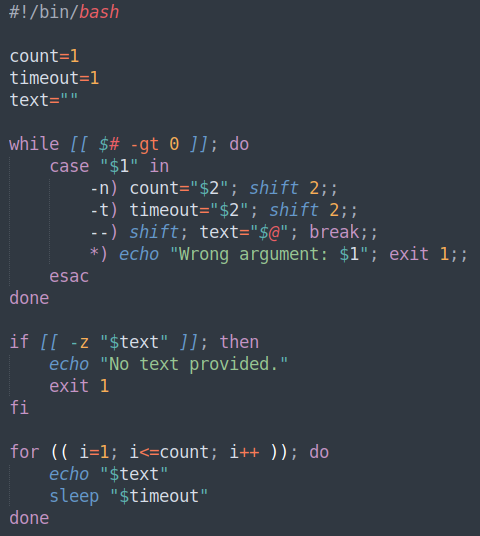
#> input picture 3/container.png, 480 x 536 px
$ python main.py
#> lines starting #> are read from the running program, lines starting #| are printed output that depends on the picture; long printed decimals are rounded
### 3/modules.py
# steg_module.py
import numpy as np
import cv2
from math import ceil

def compute_maxD(original, stego):
    """
    Вычисляет максимальное абсолютное отклонение (μ_maxD)
    между оригинальным изображением и стего-изображением.
    """
    return np.max(np.abs(original.astype(np.float64) - stego.astype(np.float64)))

def compute_mse(original, stego):
    """
    Вычисляет среднюю квадратическую ошибку (MSE, μ_MSE)
    между оригинальным и стего-изображением.
    """
    mse = np.mean((original.astype(np.float64) - stego.astype(np.float64)) ** 2)
    return mse

def compute_lp_norm(original, stego, p=4):
    """
    Вычисляет норму Минковского (μ_{L_p}) между оригинальным и стего, по формуле:

        μ_{L_p}(I, Ĩ) = ( (1/(W·H)) * Σ |I(x,y) - Ĩ(x,y)|^p )^(1/p)

    По умолчанию p=4, можно передавать другие значения p (например, 2).
    """
    diff = original.astype(np.float64) - stego.astype(np.float64)
    diff_p = np.abs(diff) ** p
    mean_diff_p = np.mean(diff_p)
    return mean_diff_p ** (1.0 / p)

def embed_data_brindox(container_img, secret_data, key=1234):
    """
    Встраивает секретные данные в изображение с использованием
    псевдослучайной перестановки пикселей (вариант алгоритма Брайндокса).

    Параметры:
        container_img : np.ndarray
            Изображение-контейнер (градации серого или один из каналов цветного изображения).
        secret_data : bytes
            Данные для встраивания (байтовая строка).
        key : int
            Ключ для псевдослучайной перестановки позиций.

    Возвращает:
        stego_img : np.ndarray
            Изображение со встроенными данными.
    """
    stego_img = container_img.copy()
    h, w = stego_img.shape[:2]

    # Преобразуем секретные данные в битовый массив
    bit_array = np.unpackbits(np.frombuffer(secret_data, dtype=np.uint8))

    # Генерация псевдослучайной перестановки индексов с использованием key
    np.random.seed(key)
    total_pixels = h * w
    indices = np.arange(total_pixels)
    np.random.shuffle(indices)

    # Проверяем, чтобы контейнер мог вместить все биты (1 бит на пиксель)
    if len(bit_array) > total_pixels:
        raise ValueError("Секретных бит больше, чем пикселей контейнера (один бит на пиксель).")

    flat_stego = stego_img.reshape(-1)
    for i, bit in enumerate(bit_array):
        pixel_index = indices[i]
        # Меняем самый младший бит пикселя на бит секретного сообщения
        flat_stego[pixel_index] = (flat_stego[pixel_index] & 0xFE) | bit

    stego_img = flat_stego.reshape(stego_img.shape)
    return stego_img

def extract_data_brindox(stego_img, data_length_bytes, key=1234):
    """
    Извлекает встроенные данные из стего-изображения, если известна длина сообщения.

    Параметры:
        stego_img : np.ndarray
            Изображение со встроенными данными.
        data_length_bytes : int
            Количество байтов, которое необходимо извлечь.
        key : int
            Ключ, использованный при встраивании.

    Возвращает:
        extracted_data : bytes
            Извлечённые данные (байтовая строка).
    """
    h, w = stego_img.shape[:2]
    total_pixels = h * w
    bits_needed = data_length_bytes * 8

    np.random.seed(key)
    indices = np.arange(total_pixels)
    np.random.shuffle(indices)

    flat_stego = stego_img.reshape(-1)
    extracted_bits = []
    for i in range(bits_needed):
        pixel_index = indices[i]
        bit = flat_stego[pixel_index] & 0x01
        extracted_bits.append(bit)

    bit_array = np.array(extracted_bits, dtype=np.uint8)
    byte_array = np.packbits(bit_array)
    extracted_data = byte_array.tobytes()
    return extracted_data

def test_jpeg_compression(stego_img, quality_list, data_length_bytes, key, original_secret_data):
    """
    Тестирует устойчивость стего-изображения к JPEG-сжатию.

    Для каждого значения качества сжимает изображение, затем извлекает
    встроенные данные и вычисляет BER (Bit Error Rate) – процент ошибочно извлечённых бит.

    Параметры:
        stego_img : np.ndarray
            Стего-изображение.
        quality_list : list[int]
            Список значений качества JPEG (например, [100, 90, 70, 50, 30, 10]).
        data_length_bytes : int
            Длина секретного сообщения в байтах.
        key : int
            Ключ для перестановки, использованный при встраивании.
        original_secret_data : bytes
            Оригинальное секретное сообщение для сравнения.

    Возвращает:
        results : dict
            Словарь, где для каждого значения качества записаны извлечённые данные и BER.
    """
    results = {}
    bit_array_original = np.unpackbits(np.frombuffer(original_secret_data, dtype=np.uint8))

    for q in quality_list:
        compressed_filename = f"temp_q{q}.jpg"
        cv2.imwrite(compressed_filename, stego_img, [int(cv2.IMWRITE_JPEG_QUALITY), q])
        compressed_stego = cv2.imread(compressed_filename, cv2.IMREAD_GRAYSCALE)
        extracted = extract_data_brindox(compressed_stego, data_length_bytes, key)
        bit_array_extracted = np.unpackbits(np.frombuffer(extracted, dtype=np.uint8))

        # Если извлечённый массив оказался меньше, дополним его нулями
        if len(bit_array_extracted) < len(bit_array_original):
            bit_array_extracted = np.concatenate([bit_array_extracted,
                                                  np.zeros(len(bit_array_original) - len(bit_array_extracted), dtype=np.uint8)])
        bit_errors = np.sum(bit_array_extracted != bit_array_original)
        ber_value = bit_errors / len(bit_array_original)
        results[q] = {"extracted_data": extracted, "BER": ber_value}
    return results

### 3/main.py
import cv2
import os
from modules import (
    embed_data_brindox,
    extract_data_brindox,
    compute_maxD,
    compute_mse,
    compute_lp_norm,
    test_jpeg_compression
)

def main():
    # Укажите путь к изображению-контейнеру (например, "container.png")
    container_path = 'container.png'
    if not os.path.exists(container_path):
        print(f"Файл {container_path} не найден. Проверьте путь к изображению.")
        return

    # Читаем изображение в оттенках серого
    container_img = cv2.imread(container_path, cv2.IMREAD_GRAYSCALE)
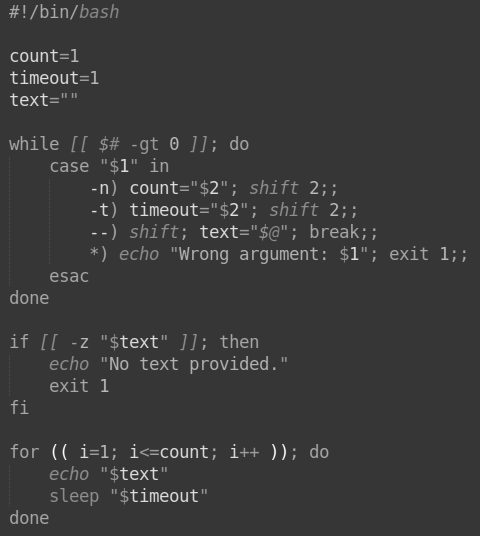
#> container_img: shape (536, 480); min 54, max 249, mean 58.2
    if container_img is None:
        print("Не удалось прочитать изображение. Проверьте формат файла.")
        return

    # Задаем секретное сообщение (его можно также прочитать из файла)
    secret_text = "Секретное сообщение для встраивания"
    secret_data = secret_text.encode('utf-8')
    data_length_bytes = len(secret_data)

    # Задаем ключ для псевдослучайной перестановки
    key = 2023

    # Встраиваем секретное сообщение в изображение
    stego_img = embed_data_brindox(container_img, secret_data, key)
    cv2.imwrite("stego.png", stego_img)
    print("Стего-изображение сохранено как 'stego.png'.")

    # Вычисляем метрики искажений между исходным и стего-изображением
    max_d = compute_maxD(container_img, stego_img)
#> max_d = 1
    mse_val = compute_mse(container_img, stego_img)
#> in compute_mse, `mse = np.mean((original.astype(np.float64) - stego.astype(np.float64))..`: mse = 0.000913
#> mse_val = 0.000913
    lp_norm  = compute_lp_norm(container_img, stego_img, p=4)
#> in compute_lp_norm, `diff = original.astype(np.float64) - stego.astype(np.float64)`:
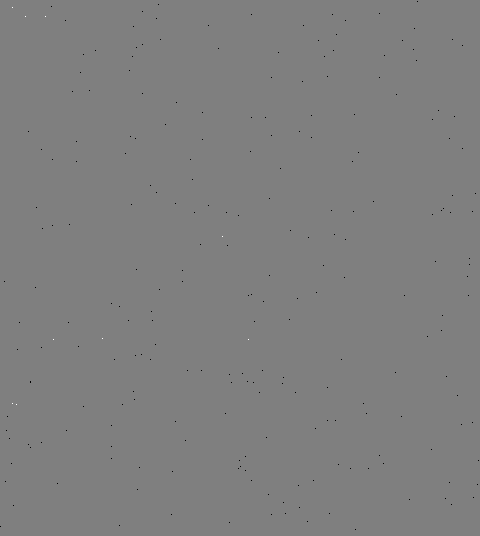
#> diff: shape (536, 480) float64; min -1, max 1, mean -0.000843; drawn with min black and max white
#> in compute_lp_norm, `diff_p = np.abs(diff) ** p`:
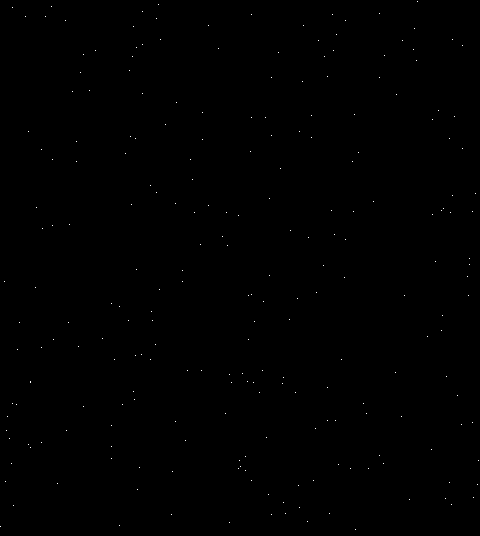
#> diff_p: shape (536, 480) float64; values 0 (black) and 1 (white), 0.09% white in thin lines or dots
#> lp_norm = 0.174

    print("\nМетрики искажений:")
    print("μ_maxD =", max_d)
#| μ_maxD = 1.0
    print("μ_MSE  =", mse_val)
#| μ_MSE  = 0.0009134
    print("μ_Lp   =", lp_norm)
#| μ_Lp   = 0.1738

    # Проверяем корректность извлечения секретного сообщения
    extracted_data = extract_data_brindox(stego_img, data_length_bytes, key)
#> the loop in extract_data_brindox, `for i in range(bits_needed):` made 536 passes
#> bit on passes 1 to 3: 1, 1, 0
#> after the loop in extract_data_brindox, `for i in range(bits_needed):`: extracted_bits = 536 values, max 1 at index 0, min 0 at index 2, mean 0.448
#> in extract_data_brindox, `bit_array = np.array(extracted_bits, dtype=np.uint8)`: bit_array has the same summary as extracted_bits
#> in extract_data_brindox, `byte_array = np.packbits(bit_array)`: byte_array = 67 values, max 209 at index 6, min 32 at index 18, mean 181.4
    try:
        extracted_text = extracted_data.decode('utf-8')
#> extracted_text = 'Секретное сообщение для встраивания'
    except UnicodeDecodeError:
        extracted_text = "<Ошибка декодирования>"
    print("\nИзвлечённое сообщение:")
    print(extracted_text)
#| Секретное сообщение для встраивания

    # Тестируем устойчивость встроенной информации к JPEG-сжатию
    quality_list = [100, 90, 70, 50, 30, 10]
    compression_results = test_jpeg_compression(stego_img, quality_list, data_length_bytes, key, secret_data)
#> the loop in extract_data_brindox (call 2), `for i in range(bits_needed):` made 536 passes
#> in test_jpeg_compression, `bit_array_extracted = np.unpackbits(np.frombuffer(extracted, dtype=np...`: bit_array_extracted = 536 values, max 1 at index 1, min 0 at index 0, mean 0.104
#> in test_jpeg_compression, `bit_errors = np.sum(bit_array_extracted != bit_array_original)`: bit_errors = 190
#> in test_jpeg_compression, `ber_value = bit_errors / len(bit_array_original)`: ber_value = 0.354
#> compression_results = 6 items

    print("\nРезультаты тестирования устойчивости при JPEG-сжатии:")
    for quality, result in compression_results.items():
        print(f"Качество {quality}: BER = {result['BER']*100:.2f}%")
#> this loop made 6 passes
#> quality on passes 1 to 6: 100, 90, 70, 50, 30, 10
#| Качество 100: BER = 35.45%
#| Качество 90: BER = 44.22%
#| Качество 70: BER = 42.91%
#| Качество 50: BER = 44.59%
#| Качество 30: BER = 44.59%
#| Качество 10: BER = 44.03%

if __name__ == "__main__":
    main()
